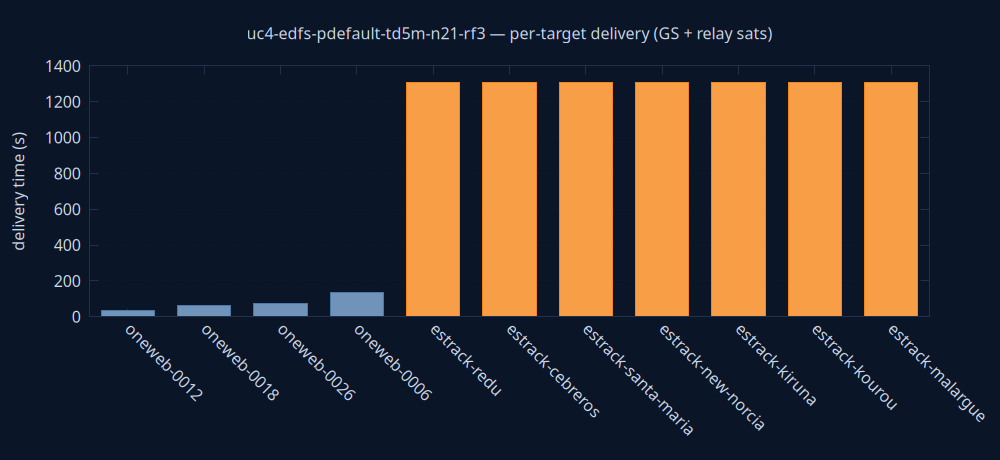

Recreate this plot in gnuplot.
set terminal pngcairo size 1000,460 background rgb '#0a1628'
set output 'delivery.png'
set style fill solid 0.8
set boxwidth 0.7 relative
set border lc rgb '#22304a'
set grid ytics lc rgb '#22304a'
set yrange [0:*]
set ylabel 'delivery time (s)' textcolor rgb '#cdd7ea'
set xtics rotate by -45 textcolor rgb '#cdd7ea'
set ytics textcolor rgb '#cdd7ea'
set title 'uc4-edfs-pdefault-td5m-n21-rf3 — per-target delivery (GS + relay sats)' textcolor rgb '#cdd7ea'
plot 'delivery.dat' using 0:2:3:xtic(1) with boxes lc rgb variable notitle
